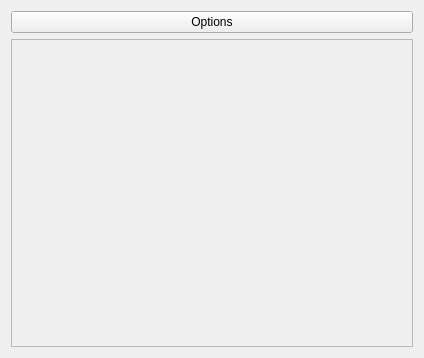
<?xml version="1.0" encoding="UTF-8"?>
<ui version="4.0">
 <class>CameraClass</class>
 <widget class="QWidget" name="CameraClass">
  <property name="geometry">
   <rect>
    <x>0</x>
    <y>0</y>
    <width>424</width>
    <height>358</height>
   </rect>
  </property>
  <property name="windowTitle">
   <string>Form</string>
  </property>
  <layout class="QVBoxLayout" name="verticalLayout">
   <item>
    <widget class="QPushButton" name="OptionspushButton">
     <property name="text">
      <string>Options</string>
     </property>
    </widget>
   </item>
   <item>
    <widget class="QScrollArea" name="scrollArea">
     <property name="widgetResizable">
      <bool>true</bool>
     </property>
     <widget class="QWidget" name="scrollAreaWidgetContents">
      <property name="geometry">
       <rect>
        <x>0</x>
        <y>0</y>
        <width>404</width>
        <height>309</height>
       </rect>
      </property>
     </widget>
    </widget>
   </item>
  </layout>
 </widget>
 <resources/>
 <connections/>
</ui>
